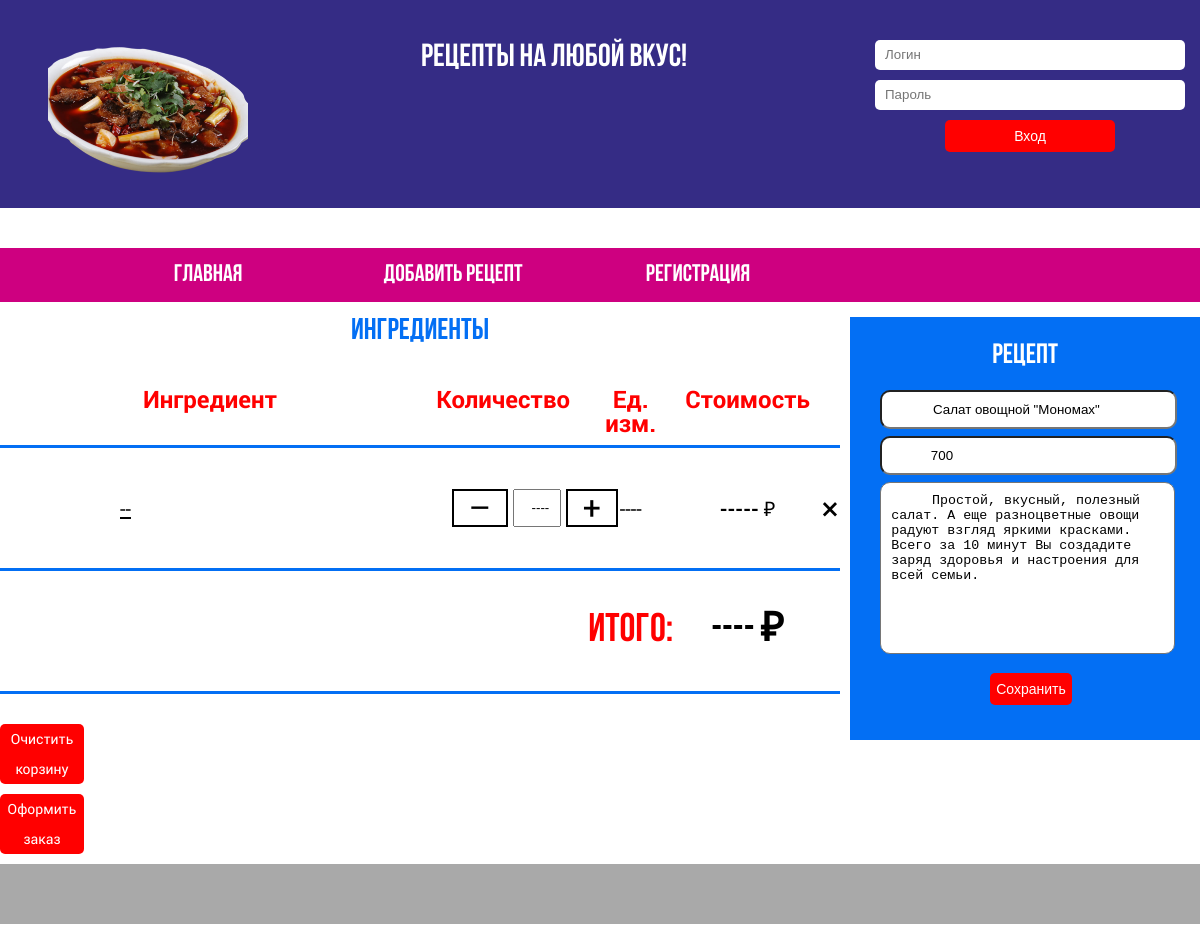
The app's page /recipe/2/ with its own data.
### receipts/models.py (models this page shows, shortened)
class Recipe(models.Model):
    author = models.ForeignKey('auth.User', on_delete=models.CASCADE, null=True, )
    name = models.CharField(max_length=255)
    total_cost = models.DecimalField(max_digits=8, decimal_places=2,)
    total_weight = models.PositiveIntegerField()
    description = models.TextField()

### receipts/views.py (the view)
# urls.py: path('recipe/<int:pk>/', views.update_page, name='update_page'),
def update_page(request, pk):
    receipt = Recipe.objects.get(id=pk)
    form = RecipeCreationForm(initial={'name': receipt.name, 'total_weight': receipt.total_weight, 'description': receipt.description})
    print("------------------------------------------------------------------------------------------------------------------------")
    print(form.is_valid())
    receipt = Recipe.objects.get(id=pk)
    context = {
        'form': form,
        'pk': pk,
        'receipt': receipt,
        'components' : list(map(lambda x: str(x), list(receipt.ingredient_set.all()))),
    }
    return render(request, 'edit_recipe.html', context)

### receipts/forms.py
class RecipeCreationForm(forms.ModelForm):
    class Meta:
        model = Recipe
        fields = ('name', 'total_weight', 'description',)
        widgets = {
            'name': forms.TextInput(attrs=
            {
                'class': 'form-input',
                'required':'',
                'name':'name',
                'id':'name',
                'type':'text',
                'placeholder':'Наименование',
            }),
            'total_weight': forms.NumberInput(attrs=
            {
                'class': 'form-input',
                'required':'',
                'name':'total_weight',
                'id':'total_weight',
                'type':'number',
                'placeholder':'Общий вес',
            }),
            'description': forms.Textarea(attrs=
            {
                'class': 'form-input',
                'required':'',
                'name':'description',
                'id':'description',
                'type':'text',
                'placeholder':'Описнание',
            })
        }

### receipts/models.py (called while the page is built)
    def __str__(self):
        return  "\"" + self.product.name + "\"" + " в количестве " + str(self.qty) + " " + self.unit

### templates/edit_recipe.html (shortened to what this page needs)
{% extends 'base.html' %}
{% block content %}
<div class="personal_banner-form">
    <span class="form_title">рецепт</span>
    <form method="POST" action="/recipe/{{pk}}/edit/" class="login-form spacer" id="signup-form">
        <div class="input-group">
            {{form.name}}
        </div>
        <div class="input-group">
            {{form.total_weight}}
        </div>
        <div class="input-group">
            {{form.description}}
        </div>
        <input class="but" type="submit" class="submit" value="Сохранить">
    </form>
</div>
<section class = "favourite">
    <div class = "watch_orders">
        <h1 class = "title">Ингредиенты</h1>
        <table class = "basket-table" >
        <thead>
            <tr>
                <th>Ингредиент</th>
                <th>Количество</th>
                <th>Ед. изм.</th>
                <th>Стоимость</th>
                <th></th>
            </tr>
        </thead>
        <tbody>
            <tr>
                <td id = "lines_basket" class = "basket-table_product">
                    <span class = "basket-table_name"> --               </span>
                </td>
                <td id = "lines_basket"class = "basket-table_count">
                    <div class = "basket-count">
                        <div class = "minus">
                            <span><a href = "" title = "Уменьшить">&#8211;</a></span>
                        </div>
                        <div class = "current">
                            <input class = "g-input" type = "text" value = "    ----     " readonly>
                        </div>
                        <div class = "plus">
                            <span><a href = "" title = "Увеличить">+</a></span>
                        </div>
                    </div>
                </td >
                <td id = "lines_basket" class = "basket-table_price">
                    <span>----                    </span>
                </td>
                <td id = "lines_basket" class = "basket-table_total">
                    <span>   ----- &#8381;</span>
                </td>
                <td id = "lines_basket" class = "basket-table_remove">
                    <span><a href="" title = "Удалить">&times;</a></span>
                </td>
            </tr>
            <tr>
                <td class = "Total" colspan = 2></td>
                <td class = "Total">Итого:</td>
                <td class = "Total_price">---- &#8381;</td>
                <td class = "Total"></td>
            </tr>
        </tbody>
        </table>
        <div class = "actions">
            <div class="reset_basket">
                    <span class="g_btn"><a id="reference" href = "------">Очистить корзину</a></span>
            </div>
            <div class="order">
                    <span class="g_btn"><a id="reference" href = "-------">Оформить заказ</a></span>
            </div>
        </div>
    </div>
</section>
{% endblock content %}

### static/css/2.css (style rules this page uses)
html, body, div, span, applet, object, iframe, h1, h2, h3, h4, h5, h6, p, blockquote, pre, a, abbr, acronym, address, big, cite, code, del, dfn, em, img, ins, kbd, q, s, samp, small, strike, strong, sub, sup, tt, var, b, u, i, center, dl, dt, dd, ol, ul, li, fieldset, form, label, legend, table, caption, tbody, tfoot, thead, tr, th, td, article, aside, canvas, details, embed, figure, figcaption, footer, header, hgroup, menu, nav, output, ruby, section, summary, time, mark, audio, video { margin: 0; padding: 0; border: 0; font-size: 100%; font: inherit; vertical-align: baseline; }
article, aside, details, figcaption, figure, footer, header, hgroup, menu, nav, section { display: block; }
body { line-height: 1; }
table { border-collapse: collapse; border-spacing: 0; }
section { position: relative; margin-bottom: 15px; }
input, select, button { outline: none; }
textarea { resize: none; }

### static/css/3.css (style rules this page uses)
html { font-size: 16px; }
body { font-family: "RobotoRegular", "Times New Roman", "sans-serif"; }
a { text-decoration: none; color: #000; }

### static/css/1.css (style rules this page uses)
.g_btn { display: inline-block; width: 50%; background-color: red; border-radius: 5px; color: white; line-height: 30px; font-size: .875rem; text-align: center; border: none; margin-bottom: 10px; cursor: pointer; }
.form_title { display: block; margin-bottom: 20px; font-family: "Bebas"; font-weight: 700; color: white; font-size: 1.75rem; text-align: center; text-transform: uppercase; }
#reference { color:white; font-size: .875rem; text-align: center; }

### static/css/catalog.css (style rules this page uses)
.title { display: block; margin-bottom: 30px; text-align: center; font-family: "Bebas"; font-weight: 700; font-size: 1.875rem; color: #036ff4; }

### static/css/basket.css (style rules this page uses)
.basket-table { border-collapse: collapse; text-align: center; width: 100%; margin-bottom: 30px; }
.basket-table > thead > tr > th { border-bottom: 3px solid #036ff4; font-family: "RobotoBold"; text-align: center; padding: 10px; color: red; font-size: 1.5rem; }
#lines_basket { border-bottom: 3px solid #036ff4; font-weight: 400; font-size: 1.25rem; height: 120px; vertical-align: middle; }
.basket-table_product { width: 50%; text-align: left; }
.basket-table_name { position: relative; padding-left: 120px; text-decoration: underline; line-height: 1.3; }
.basket-table_price { white-space: nowrap; text-align: center; }
.basket-table_total { white-space: nowrap; font-weight: 700; text-align: center; }
.basket-count { display: flex; text-align: center; padding-left: 19%; }
.minus { position: relative; font-size: 2rem; border: 2px solid black; }
.minus > span > a { padding: 0 15px; }
.g-input { margin: 0 5px; position: relative; height: 32px; line-height: 32px; width: 40px; }
.plus { position: relative; font-size: 2rem; border: 2px solid black; }
.plus > span > a { padding: 0 15px; }
.basket-table_remove > span > a { font-size: 2rem; text-align: center; }
.reset_basket { display:inline-block; width: 20%; margin-right: 59.65%; }
.basket-table_total { font-family: "RobotoBold"; text-align: center; }
.order { display:inline-block; width: 20%; }
.Total { border-bottom: 3px solid #036ff4; height: 120px; vertical-align: middle; font-family: "Bebas"; font-weight: 700; font-size: 2.5rem; text-align: center; color: red; }
.Total_price { border-bottom: 3px solid #036ff4; height: 120px; vertical-align: middle; font-family: "Bebas"; font-weight: 700; font-size: 2.5rem; text-align: center; }
.watch_orders { width: 70%; overflow: hidden; float: left; }

### static/css/reg.css (style rules this page uses)
.but { display: block; margin-top: 10px; margin-left: 110px; background-color: red; border-radius: 5px; color: white; line-height: 30px; font-size: .875rem; text-align: center; border: none; margin-bottom: 10px; align-self: center; cursor: pointer; }
.personal_banner-form { width: 24.15%; padding: 25px 30px; background-color: #036ff4; margin-bottom: 20px; overflow: hidden; float: right; }

### static/css/styles.css (style rules this page uses)
.form-input { padding: 10px; width: 100%; border-radius: 10px; text-indent: 15%; margin-bottom: 7px; margin-right: 7px }
.input-group { position: relative; width: 94%; }

### records on screen
Recipe: name "Салат овощной \"Мономах\"", total_weight "700", description "Простой, вкусный, полезный салат. А еще разноцветные овощи радуют взгляд яркими красками. Всего за 10 минут Вы создадите заряд здоровья и настроения для всей семьи."
